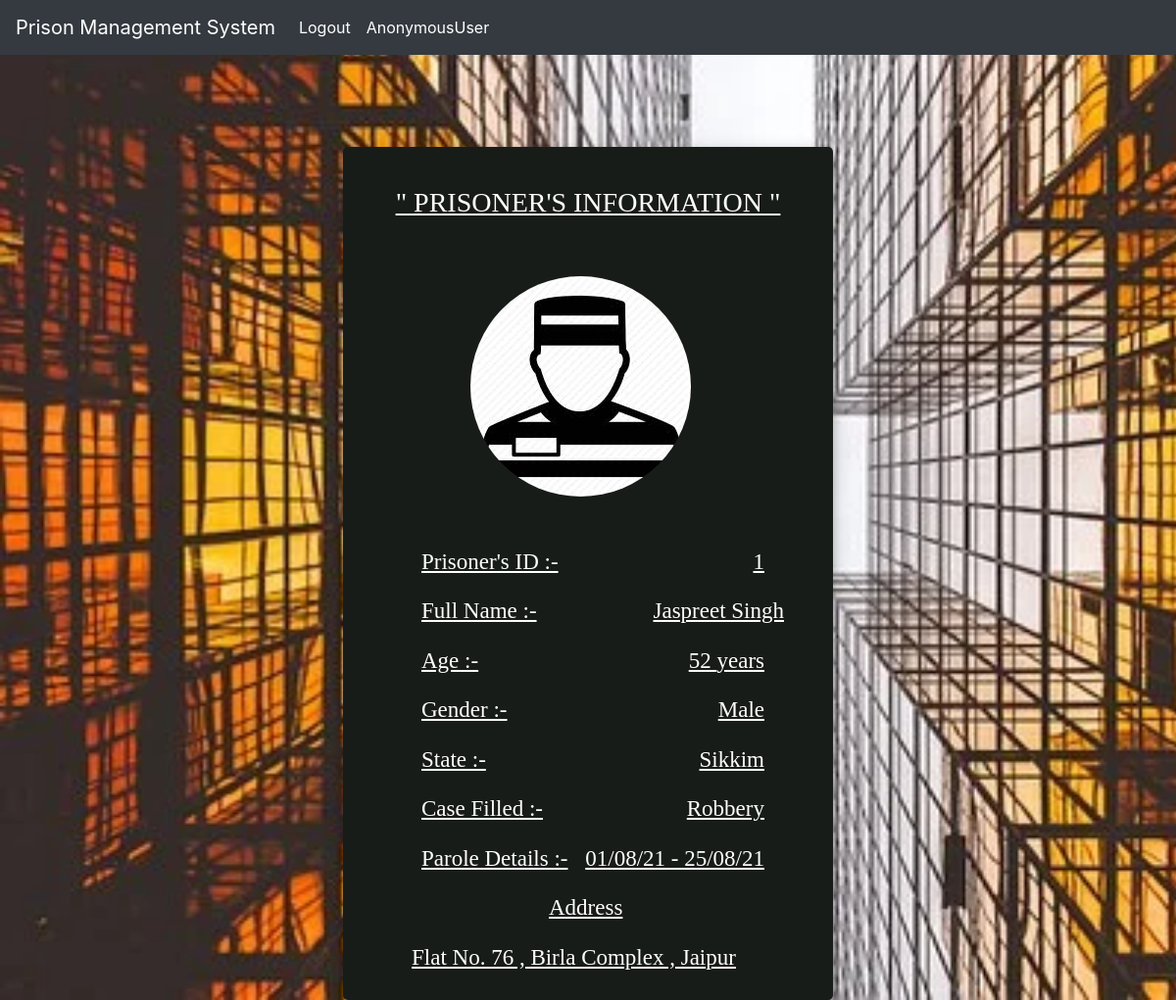
The app's page /prisonerinfo/1 with its own data.
### app1/models.py (models this page shows)
class Prisoner(models.Model):
    pic = models.ImageField(upload_to = "static/prisoners" ,null=True , blank=True)
    name = models.CharField(max_length=30 , null=True)
    age = models.IntegerField(null=True)
    gender = models.CharField(max_length=6 , null=True)
    state = models.CharField(max_length=20 , null=True)
    address = models.CharField(max_length=50 , null=True)
    case = models.CharField(max_length=20 , null=True)
    parole = models.CharField(max_length=30 , null=True)
    def __str__(self):
        return self.name

### app1/views.py (the view)
# urls.py: path('prisonerinfo/<id>' , views.prisonerinfo , name = "prisonerinfo") ,
def prisonerinfo(request,id):
    p = Prisoner.objects.get(id=id)
    print(p)
    context = {"prisoner" : p}
    print(p.id,p.name,p.age)
    return render(request,'prisonerinfo.html',context)

### templates/prisonerinfo.html (shortened to what this page needs)
<!DOCTYPE html>
<html >
  <head>
    <link rel="stylesheet" href="https://stackpath.bootstrapcdn.com/bootstrap/4.1.3/css/bootstrap.min.css">
  <link rel="stylesheet" type="text/css" href="https://maxcdn.bootstrapcdn.com/font-awesome/4.4.0/css/font-awesome.min.css">
  </head>
  <body>
    <nav class="navbar fixed-top navbar-expand-lg navbar-dark bg-dark">
    <a class="navbar-brand" href="#">Prison Management System</a>
    <div class="collapse navbar-collapse" id="navbarNavAltMarkup">
    <div class="navbar-nav">
      <a class="nav-link active" href="{% url 'logout' %}"  style="">Logout</a>
      <a class="nav-link active" href="#"  style="">{{request.user}}</a>
    </div>
    <form class="form-inline my-2 my-lg-0">
    </form>
    </div>
    </nav>
    <div class="container h-100">
    <div class="d-flex justify-content-center h-100">
      <div class="user_card">
        <div class="d-flex justify-content-center">
          <h3 id="form-title"><u>" PRISONER'S INFORMATION "</u></h3>  </div>
           <div >
             <img class="space" src="{{ prisoner.pic.url }}" style="" >
          </div>
          <div style="overflow: hidden;">
            <p style="float: left;margin-left:70px"><u>Prisoner's ID :-</u></p>
            <p style="float: right;margin-right: 60px"><u>{{ prisoner.id }}</u></p>
          </div>
          <div style="overflow: hidden;">
            <p style="float: left;margin-left: 70px"><u>Full Name :-</u></p>
            <p style="float: right;margin-right: 40px"><u>{{ prisoner.name }}</u></p>
          </div>
           <div style="overflow: hidden;">
            <p style="float: left;margin-left: 70px"><u>Age :-</u></p>
            <p style="float: right;margin-right: 60px"><u>{{ prisoner.age }} years</u></p>
          </div>
           <div style="overflow: hidden;">
            <p style="float: left;margin-left: 70px"><u>Gender :-</u></p>
            <p style="float: right;margin-right:60px"><u>{{ prisoner.gender }}</u></p>
          </div>
           <div style="overflow: hidden;">
            <p style="float: left;margin-left: 70px"><u>State :-</u></p>
            <p style="float: right;margin-right: 60px"><u>{{ prisoner.state }}</u></p>
          </div>
           <div style="overflow: hidden;">
            <p style="float: left;margin-left: 70px"><u>Case Filled :-</u></p>
            <p style="float: right;margin-right: 60px"><u>{{ prisoner.case }}</u></p>
          </div>
           <div style="overflow: hidden;">
            <p style="float: left;margin-left: 70px"><u>Parole Details :-</u></p>
            <p style="float: right;margin-right: 60px"><u>{{ prisoner.parole }}</u></p>
          </div>
          <div style="overflow: hidden;">
           <p style="float: left;margin-left: 200px"><u>Address </u>  </p>
           <p style="float: left;margin-left: 60px"><u>{{ prisoner.address }}</u></p>
         </div>
        </div>
      </div>
    </div>
  </body>
</html>

### templates/prisonerinfo.html (style rules this page uses)
body { background:url(/static/images/p2.webp); background-repeat: no-repeat; background-size: cover; }
h3 { color: white; margin-top:30px; font: bold; font-family: Times New Roman, Times, serif; }
.user_card { width: 500px; margin-top: 150px; margin-bottom: auto; position: relative; display: flex; justify-content: center; flex-direction: column; padding: 10px; box-shadow: 0 4px 8px 0 rgba(0, 0, 0, 0.2), 0 6px 20px 0 rgba(0, 0, 0, 0.19); -webkit-box-shadow: 0 4px 8px 0 rgba(0, 0, 0, 0.2), 0 6px 20px 0 rgba(0, 0, 0, 0.19); -moz-box-shadow: 0 4px 8px 0 rgba(0, 0, 0, 0.2), 0 6px 20px 0 rgba(0, 0, 0, 0.19); border-radius: 5px; background-color: rgb(24, 28, 25) }
img { border-radius: 50%; margin-top: 50px; margin-bottom: 50px; margin-left: 120px }
p { color:white; font: bold; font-family: Times New Roman, Times, serif; font-size: 23px; }

### records on screen
Prisoner: pic (picture), id "1", name "Jaspreet Singh", age "52", gender "Male", state "Sikkim", case "Robbery", parole "01/08/21 - 25/08/21", address "Flat No. 76 , Birla Complex , Jaipur"

### other values on screen
{{ request.user }} "AnonymousUser"
